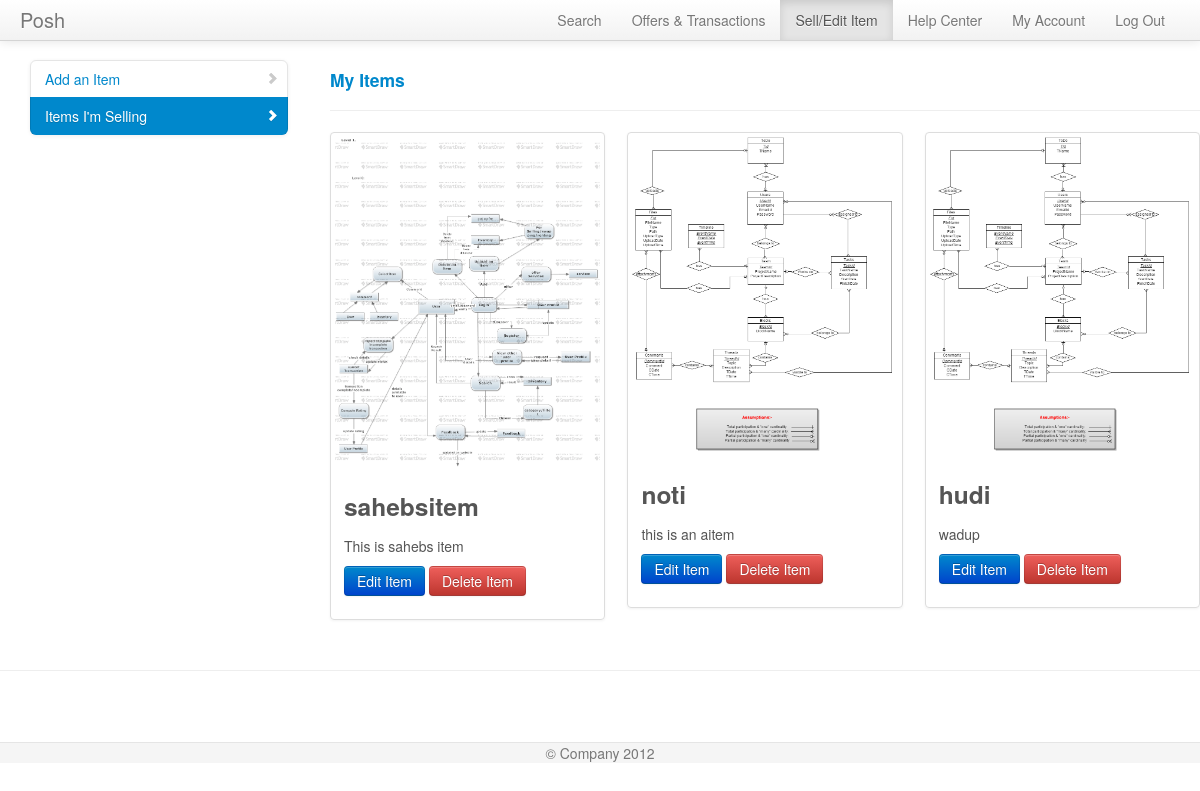
Screenshot of /inventory/viewitems.php (signed in) with the database file from the repository.
### tables this page shows
CREATE TABLE IF NOT EXISTS `inventory` (
  `itemid` int(10) NOT NULL AUTO_INCREMENT,
  `owner` varchar(20) NOT NULL,
  `itemname` varchar(40) NOT NULL,
  `category` varchar(40) NOT NULL,
  `addedon` timestamp NOT NULL DEFAULT CURRENT_TIMESTAMP,
  `pricetag` int(10) NOT NULL,
  `description` varchar(500) NOT NULL,
  `condition` varchar(20) NOT NULL,
  `image` varchar(30) DEFAULT NULL,
  PRIMARY KEY (`itemid`),
  KEY `owner` (`owner`)
);

### meekrodb.2.1.class.php (called while the page is built, shortened)
<?php
class DB {
  protected static $mdb = null;
  public static function getMDB() {
    $mdb = DB::$mdb;
    if ($mdb === null) {
      $mdb = DB::$mdb = new MeekroDB();
    }
    return $mdb;
  }
  public static function query() { $args = func_get_args(); return call_user_func_array(array(DB::getMDB(), 'query'), $args); }
}
class MeekroDB {
  public $dbName = '';
  public $user = '';
  public $password = '';
  public $host = 'localhost';
  public $port = null;
  public $encoding = 'latin1';
  public $queryMode = 'queryAllRows';
  public $param_char = '%';
  public $named_param_seperator = '_';
  public $internal_mysql = null;
  public function __construct($host=null, $user=null, $password=null, $dbName=null, $port=null, $encoding=null) {
    if ($host === null) $host = DB::$host;
    if ($user === null) $user = DB::$user;
    if ($password === null) $password = DB::$password;
    if ($dbName === null) $dbName = DB::$dbName;
    if ($port === null) $port = DB::$port;
    if ($encoding === null) $encoding = DB::$encoding;
    $this->host = $host;
    $this->user = $user;
    $this->password = $password;
    $this->dbName = $dbName;
    $this->port = $port;
    $this->encoding = $encoding;
  }
  public function get() {
    $mysql = $this->internal_mysql;
    if ($mysql == null) {
      if (! $this->port) $this->port = ini_get('mysqli.default_port');
      $mysql = new mysqli($this->host, $this->user, $this->password, $this->dbName, $this->port);
      $mysql->set_charset($this->encoding);
      $this->internal_mysql = $mysql;
    }
    return $mysql;
  }
  public function escape($str) {
    $db = $this->get();
    return $db->real_escape_string($str);
  }
  protected function prependCall($function, $args, $prepend) {
    array_unshift($args, $prepend);
    return call_user_func_array($function, $args);
  }
  protected function wrapStr($strOrArray, $wrapChar, $escape = false) {
    if (! is_array($strOrArray)) {
      if ($escape) return $wrapChar . $this->escape($strOrArray) . $wrapChar;
      else return $wrapChar . $strOrArray . $wrapChar;
    } else {
      $R = array();
      foreach ($strOrArray as $element) {
        $R[] = $this->wrapStr($element, $wrapChar, $escape);
      }
      return $R;
    }
  }
  public function freeResult($result) {
    return $result->free();
  }
  public function parseQueryParamsNew() {
    $args = func_get_args();
    $sql = array_shift($args);
    $args_all = $args;
    $posList = array();
    $pos_adj = 0;
    $param_char_length = strlen($this->param_char);
    $named_seperator_length = strlen($this->named_param_seperator);
    $types = array(
      $this->param_char . 'll',
      $this->param_char . 'ls',
      $this->param_char . 'l',
      $this->param_char . 'li',
      $this->param_char . 'ld',
      $this->param_char . 'lb',
      $this->param_char . 's',
      $this->param_char . 'i',
      $this->param_char . 'd',
      $this->param_char . 'b',
      $this->param_char . 'ss'
    );
    foreach ($types as $type) {
      $lastPos = 0;
      while (($pos = strpos($sql, $type, $lastPos)) !== false) {
        $lastPos = $pos + 1;
        $posList[$pos] = $type;
      }
    }
    ksort($posList);
    foreach ($posList as $pos => $type) {
      $type = substr($type, $param_char_length);
      $length_type = strlen($type) + $param_char_length;
      $new_pos = $pos + $pos_adj;
      $new_pos_back = $new_pos + $length_type;
      if ($arg_number_length = strspn($sql, '0123456789', $new_pos_back)) {
        $arg_number = substr($sql, $new_pos_back, $arg_number_length);
        if (! isset($args_all[$arg_number])) $this->nonSQLError("Non existent argument reference (arg $arg_number): $sql");
        $arg = $args_all[$arg_number];
      } else {
        $arg = array_shift($args);
      }
      if (in_array($type, array('s', 'i', 'd', 'b', 'l'))) {
        $array_type = false;
        $arg = array($arg);
        $type = 'l' . $type;
      } else if ($type == 'ss') {
        $result = "'%" . $this->escape(str_replace(array('%', '_'), array('\%', '\_'), $arg)) . "%'";
      } else {
        $array_type = true;
        if (! is_array($arg)) $this->nonSQLError("Badly formatted SQL query: $sql -- expecting array, but didn't get one!");
      }
      if ($type == 'ls') $result = $this->wrapStr($arg, "'", true);
      if (is_array($result)) {
        if (! $array_type) $result = $result[0];
        else $result = '(' . implode(',', $result) . ')';
      }
      $sql = substr_replace($sql, $result, $new_pos, $length_type + $arg_number_length);
      $pos_adj += strlen($result) - ($length_type + $arg_number_length);
    }
    return $sql;
  }
  public function parseQueryParams() {
    $args = func_get_args();
    if (count($args) < 2) return $args[0];
    if (is_string($args[1]) && preg_match('/^[is]+$/', $args[1]) && substr_count($args[0], '?') > 0)
      return call_user_func_array(array($this, 'parseQueryParamsOld'), $args);
    else
      return call_user_func_array(array($this, 'parseQueryParamsNew'), $args);
  }
  public function query() {
    $args = func_get_args();
    if ($this->queryMode == 'buffered' || $this->queryMode == 'unbuffered') {
      return $this->prependCall(array($this, 'queryHelper'), $args, $this->queryMode);
    } else {
      return call_user_func_array(array($this, 'queryAllRows'), $args);
    }
  }
  public function queryUnbuf() { $args = func_get_args(); return $this->prependCall(array($this, 'queryHelper'), $args, 'unbuffered'); }
  protected function queryHelper() {
    $args = func_get_args();
    $type = array_shift($args);
    $is_buffered = ($type == 'buffered');
    $is_null = ($type == 'null');
    $sql = call_user_func_array(array($this, 'parseQueryParams'), $args);
    $db = $this->get();
    $result = $db->query($sql, $is_buffered ? MYSQLI_STORE_RESULT : MYSQLI_USE_RESULT);
    return $result;
  }
  public function queryAllRows() {
    $args = func_get_args();
    $query = call_user_func_array(array($this, 'queryUnbuf'), $args);
    $result = $this->fetchAllRows($query);
    return $result;
  }
  protected function checkError() {
    return false;
  }
  public function fetchRow($result = null) {
    return $result->fetch_assoc();
  }
  public function fetchAllRows($result = null) {
    $A = array();
    while ($row = $this->fetchRow($result)) {
      $A[] = $row;
    }
    return $A;
  }
}
?>

### inventory/viewitems.php (the view, shortened to what this page needs)
<!DOCTYPE html>
<?php
$involved = array();
?>
<html lang="en">
  <head>
    <link href="../bootstrap/css/bootstrap.css" rel="stylesheet">
	<link href="../bootstrap/css/docs.css" rel="stylesheet">
    <link href="../bootstrap/css/bootstrap-responsive.css" rel="stylesheet">
	</head>
	<body>
		<div class="navbar navbar-fixed-top">
			<div class="navbar-inner">
				<div class="container" style="width: auto; padding: 0 20px;">
					<a class="brand" href="#">Posh</a>
					<ul class="nav pull-right">
						<li ><a href="../search/searchhome.php">Search</a></li>
						<li><a href="../manageoffers/listoffersbyme.php">Offers & Transactions</a></li>
						<li  class="active"><a href="../inventory/viewitems.php">Sell/Edit Item</a></li>
						<li><a href="../helpcenter.php">Help Center</a></li>
						<li><a href="../userdetails.php">My Account</a></li>
						<li><a href="../login/logout.php">Log Out</a></li>
					</ul>
				</div>
			</div>
		</div>
		<div class="container" style="width: auto; padding: 20px 0px 0px 0px;">
			<div class="span3 bs-docs-sidebar">
				<ul class="nav nav-list bs-docs-sidenav">
					<li ><a href="sellitem.php"><i class="icon-chevron-right"></i>Add an Item</a></li>
					<li class="active"><a href="#"><i class="icon-chevron-right"></i>Items I'm Selling</a></li>
				</ul>
			</div>
			<?php
			$tbl_name = "inventory";
			$items = DB::query("SELECT * FROM $tbl_name WHERE owner=%s", $_SESSION['username']);
			echo '<div class="span9">';
			echo '<p><h4><a href="viewitems.php">My Items </a></h4></p>';
			echo '<hr>';
			echo '<div class="row-fluid">';
			echo '<ul class="thumbnails">';
			foreach($items as $item){
				echo '<li class="span4">';
				echo '<div class="thumbnail">';
				echo '<img src="../upload/'.$item['image'].'" alt="">';
				echo '<div class="caption">';
				echo '<h3>'.$item['itemname'].'</h3>';
				echo '<p>'.$item['description'].'</p>';
				if(!in_array($item['itemid'], $involved)){
				echo '<p><a href="edititem.php?q='.$item['itemid'].'"> <button class="btn btn-primary">Edit Item</button></a> ';
				echo '<button onclick="showConfirmation('.$item['itemid'].')" class="btn btn-danger">Delete Item</button></p>';
			}
			else
				echo '<p>This item is involved in a transaction, you cannot edit it.</p>';
				echo '</div>';
				echo '</div>';
				echo '</li>';
			}
			echo '</ul>';
			echo '</div>';
			echo '</div>';
			?>
		</div>
		<hr>
		<div class="footer" style="width: auto; padding: 0px 0px 0px 0px;">
			<p>&copy; Company 2012</p>
		</div>
  </body>
</html>

### inventory/viewitems.php (style rules this page uses)
body { padding-top: 40px; }

### rows the page displays
inventory: image (picture), itemname "sahebsitem", description "This is sahebs item"
inventory: image (picture), itemname "noti", description "this is an aitem"
inventory: image (picture), itemname "hudi", description "wadup"
